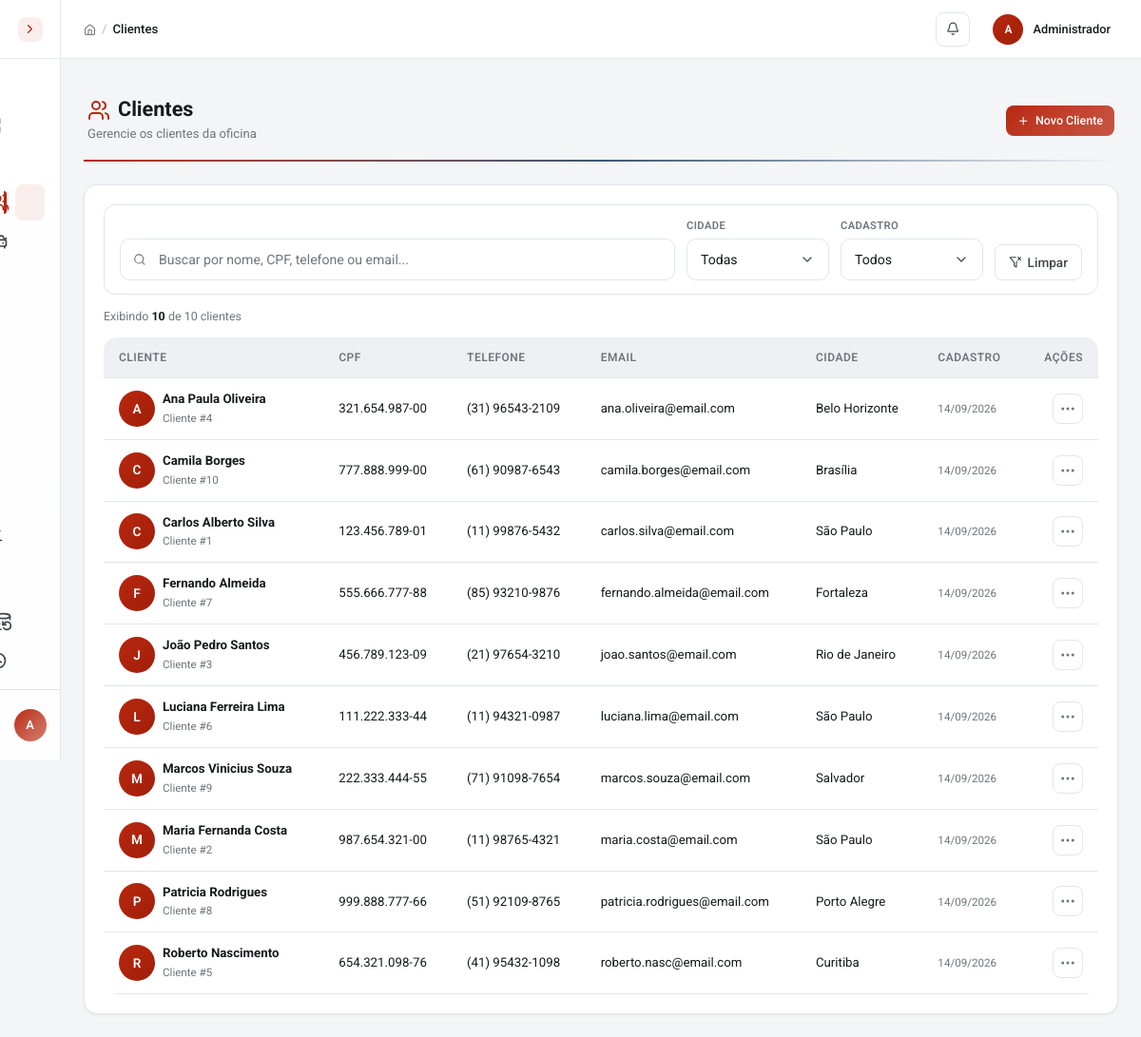
Page /pages/clientes/listar.php (signed in) on the committed database.
### tables this page shows
CREATE TABLE clientes (
  id INT AUTO_INCREMENT PRIMARY KEY,
  nome VARCHAR(120) NOT NULL,
  cpf VARCHAR(14) UNIQUE,
  telefone VARCHAR(20),
  email VARCHAR(120),
  endereco VARCHAR(255),
  cidade VARCHAR(80),
  observacoes TEXT,
  data_cadastro TIMESTAMP DEFAULT CURRENT_TIMESTAMP,
  data_atualizacao TIMESTAMP DEFAULT CURRENT_TIMESTAMP ON UPDATE CURRENT_TIMESTAMP
);

### config/conexao.php (called while the page is built, shortened)
<?php
function esc($dado) {
    return htmlspecialchars((string) $dado, ENT_QUOTES, 'UTF-8');
}
?>

### pages/clientes/listar.php (the view, shortened to what this page needs)
<?php
require_once __DIR__ . '/../../config/conexao.php';
$stmt = $conn->query("SELECT * FROM clientes ORDER BY nome");
$clientes = $stmt->fetchAll();
require_once __DIR__ . '/../../includes/header.php';
?>
<div class="page-header">
    <div>
        <h1><i data-lucide="users" class="text-primary me-2"></i>Clientes</h1>
        <span class="page-subtitle">Gerencie os clientes da oficina</span>
    </div>
    <a href="cadastrar.php" class="btn btn-primary btn-icon">
        <i data-lucide="plus"></i> Novo Cliente
    </a>
</div>
<div class="card">
    <div class="card-body">
        <div class="filter-bar">
            <div class="filter-search">
                <i data-lucide="search" class="search-icon"></i>
                <input type="text" class="form-control" id="buscarCliente" data-filtro-busca="tabelaClientes" placeholder="Buscar por nome, CPF, telefone ou email...">
            </div>
            <div class="filter-group">
                <label for="filtroCidade">Cidade</label>
                <select class="form-select" id="filtroCidade" data-filtro-tabela="tabelaClientes" data-filtro-coluna="Cidade">
                    <option value="">Todas</option>
                </select>
            </div>
            <div class="filter-group">
                <label for="filtroCadastro">Cadastro</label>
                <select class="form-select" id="filtroCadastro" data-filtro-tabela="tabelaClientes" data-filtro-coluna="Cadastro" data-filtro-data-range="date">
                    <option value="">Todos</option>
                </select>
            </div>
            <button class="btn btn-outline-secondary btn-reset-filters" type="button" onclick="limparFiltros('tabelaClientes')">
                <i data-lucide="filter-x"></i> Limpar
            </button>
        </div>
        <div class="filter-results-info">
            <span>Exibindo <strong data-filtro-total="tabelaClientes"><?php echo count($clientes); ?></strong> de <?php echo count($clientes); ?> clientes</span>
        </div>
        <div class="table-responsive">
            <table class="table table-hover align-middle responsive-card" id="tabelaClientes">
                <thead>
                    <tr>
                        <th>Cliente</th>
                        <th>CPF</th>
                        <th>Telefone</th>
                        <th>Email</th>
                        <th>Cidade</th>
                        <th>Cadastro</th>
                        <th class="actions-cell">Ações</th>
                    </tr>
                </thead>
                <tbody>
                    <?php if (count($clientes) > 0): foreach ($clientes as $cliente): ?>
                    <tr>
                        <td data-label="Cliente">
                            <div class="d-flex align-items-center">
                                <div class="avatar-circle me-2">
                                    <?php echo strtoupper(substr($cliente['nome'], 0, 1)); ?>
                                </div>
                                <div>
                                    <strong><?php echo esc($cliente['nome']); ?></strong>
                                    <br>
                                    <small class="text-muted">Cliente #<?php echo $cliente['id']; ?></small>
                                </div>
                            </div>
                        </td>
                        <td data-label="CPF"><?php echo esc($cliente['cpf']); ?></td>
                        <td data-label="Telefone"><?php echo esc($cliente['telefone']); ?></td>
                        <td data-label="Email"><?php echo esc($cliente['email']); ?></td>
                        <td data-label="Cidade"><?php echo esc($cliente['cidade'] ?: '-'); ?></td>
                        <td data-label="Cadastro" data-filtro-normalizado="<?php echo date('Y-m-d', strtotime($cliente['data_cadastro'])); ?>">
                            <small class="text-muted"><?php echo date('d/m/Y', strtotime($cliente['data_cadastro'])); ?></small>
                        </td>
                        <td data-label="Ações" class="actions-cell">
                            <div class="dropdown table-dropdown">
                                <button class="table-dropdown-btn" type="button" data-bs-toggle="dropdown" aria-expanded="false" aria-label="Ações do cliente">
                                    <i data-lucide="more-horizontal"></i>
                                </button>
                            </div>
                        </td>
                    </tr>
                    <?php endforeach; endif; ?>
                </tbody>
            </table>
        </div>
    </div>
</div>
<?php require_once __DIR__ . '/../../includes/footer.php'; ?>

### includes/header.php (style rules this page uses)
body { opacity:0;transition:opacity .25s ease }

### rows in the picture
clientes: nome "A", nome "Ana Paula Oliveira", id "4", cpf "321.654.987-00", telefone "(31) 96543-2109", email "ana.oliveira@email.com", cidade "Belo Horizonte", data_cadastro "14/09/2026"
clientes: nome "C", nome "Camila Borges", id "10", cpf "777.888.999-00", telefone "(61) 90987-6543", email "camila.borges@email.com", cidade "Brasília", data_cadastro "14/09/2026"
clientes: nome "C", nome "Carlos Alberto Silva", id "1", cpf "123.456.789-01", telefone "(11) 99876-5432", email "carlos.silva@email.com", cidade "São Paulo", data_cadastro "14/09/2026"
clientes: nome "F", nome "Fernando Almeida", id "7", cpf "555.666.777-88", telefone "(85) 93210-9876", email "fernando.almeida@email.com", cidade "Fortaleza", data_cadastro "14/09/2026"
clientes: nome "J", nome "João Pedro Santos", id "3", cpf "456.789.123-09", telefone "(21) 97654-3210", email "joao.santos@email.com", cidade "Rio de Janeiro", data_cadastro "14/09/2026"
clientes: nome "L", nome "Luciana Ferreira Lima", id "6", cpf "111.222.333-44", telefone "(11) 94321-0987", email "luciana.lima@email.com", cidade "São Paulo", data_cadastro "14/09/2026"
clientes: nome "M", nome "Marcos Vinicius Souza", id "9", cpf "222.333.444-55", telefone "(71) 91098-7654", email "marcos.souza@email.com", cidade "Salvador", data_cadastro "14/09/2026"
clientes: nome "M", nome "Maria Fernanda Costa", id "2", cpf "987.654.321-00", telefone "(11) 98765-4321", email "maria.costa@email.com", cidade "São Paulo", data_cadastro "14/09/2026"
clientes: nome "P", nome "Patricia Rodrigues", id "8", cpf "999.888.777-66", telefone "(51) 92109-8765", email "patricia.rodrigues@email.com", cidade "Porto Alegre", data_cadastro "14/09/2026"
clientes: nome "R", nome "Roberto Nascimento", id "5", cpf "654.321.098-76", telefone "(41) 95432-1098", email "roberto.nasc@email.com", cidade "Curitiba", data_cadastro "14/09/2026"

### other values in the picture
substr($_SESSION['usuario_nome'] ?? 'U', 0, 1) "A"
$titulo_pagina "Clientes"
$_SESSION['usuario_nome'] "Administrador"
count($clientes) "10"
